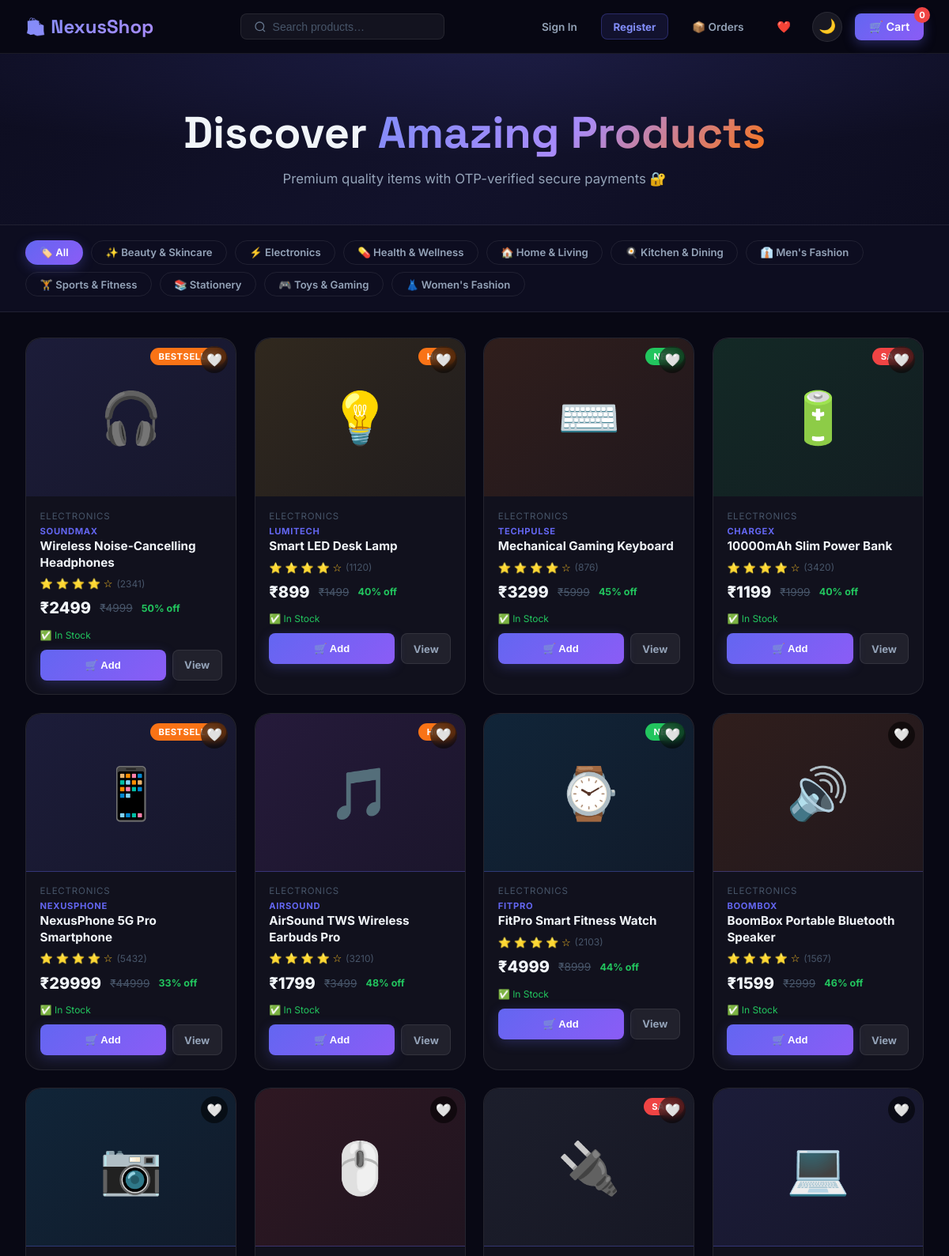
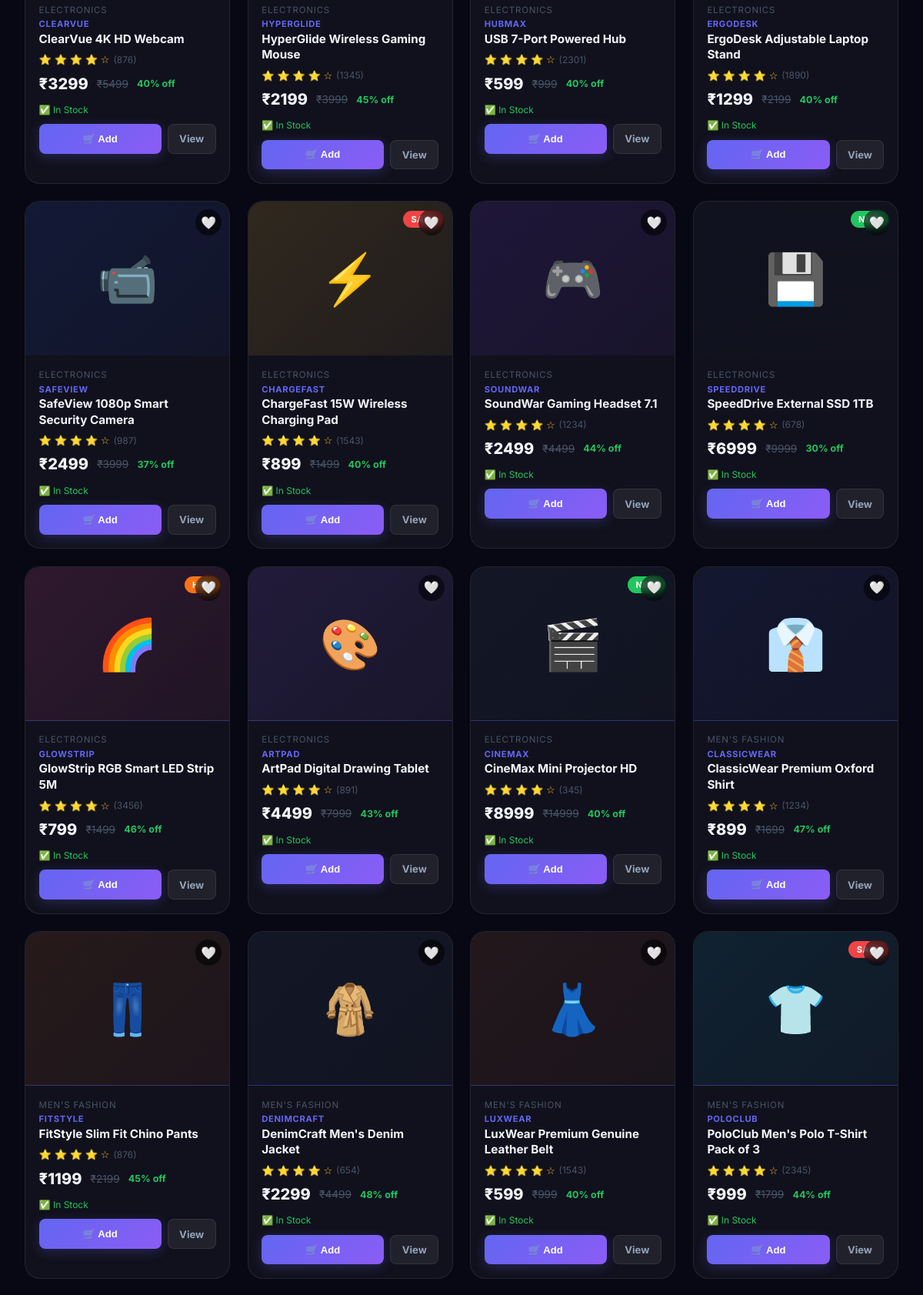
The page / (upper part) on the database its author committed (2 pictures, top to bottom).
### ecommerce-otp-payment/models.py (models this page shows, shortened)
class Product(db.Model):
    __tablename__ = "products"
    id=db.Column(db.Integer,primary_key=True)
    name=db.Column(db.String(120),nullable=False)
    brand=db.Column(db.String(60),default="NexusShop")
    category=db.Column(db.String(60),nullable=False)
    price=db.Column(db.Float,nullable=False)
    original_price=db.Column(db.Float)
    description=db.Column(db.Text)
    highlights=db.Column(db.Text)
    specs_json=db.Column(db.Text)
    image_url=db.Column(db.Text)
    images_json=db.Column(db.Text)
    image_emoji=db.Column(db.String(10),default="📦")
    image_color=db.Column(db.String(20),default="#6366f1")
    stock=db.Column(db.Integer,default=50)
    rating=db.Column(db.Float,default=4.5)
    reviews=db.Column(db.Integer,default=100)
    badge=db.Column(db.String(30))
    created_at=db.Column(db.DateTime,default=datetime.utcnow)

### ecommerce-otp-payment/app.py (the view)
@app.route("/")
def index():
    category = request.args.get("category", "All")
    search   = request.args.get("q", "")
    query    = Product.query
    if category != "All":
        query = query.filter_by(category=category)
    if search:
        query = query.filter(Product.name.ilike(f"%{search}%"))
    products   = query.all()
    categories = ["All"] + sorted(set(p.category for p in Product.query.all()))
    cart_count = sum(i["qty"] for i in get_cart().values())
    current_user = get_logged_in_user()
    return render_template("index.html",
                           products=products,
                           categories=categories,
                           active_category=category,
                           search=search,
                           cart_count=cart_count,
                           current_user=current_user)

### ecommerce-otp-payment/app.py (called while the page is built)
def get_cart():
    return session.get("cart", {})

def get_logged_in_user():
    uid = session.get("user_id")
    return User.query.get(uid) if uid else None

### ecommerce-otp-payment/templates/index.html (shortened to what this page needs)
{% extends "base.html" %}
{% block content %}
<section class="hero">
  <h1>Discover <span>Amazing Products</span></h1>
  <p>Premium quality items with OTP-verified secure payments 🔐</p>
</section>
<div class="category-tabs">
  {% for cat in categories %}
  <a href="/?category={{ cat | urlencode }}" class="cat-tab {% if cat == active_category %}active{% endif %}">
    {% if cat == 'All' %}🏷️{% elif cat == 'Electronics' %}⚡{% elif cat == "Men's Fashion" %}👔{% elif cat == "Women's Fashion" %}👗{% elif cat == 'Fashion' %}👗{% elif cat == 'Home & Living' %}🏠{% elif cat == 'Kitchen & Dining' %}🍳{% elif cat == 'Beauty & Skincare' %}✨{% elif cat == 'Sports & Fitness' %}🏋️{% elif cat == 'Health & Wellness' %}💊{% elif cat == 'Stationery' %}📚{% elif cat == 'Toys & Gaming' %}🎮{% else %}🛍️{% endif %}
    {{ cat }}
  </a>
  {% endfor %}
</div>
<div class="product-grid">
  {% if products %}
    {% for p in products %}
    <div class="product-card" id="product-{{ p.id }}">
      <div class="product-image-wrap">
        {% if p.image_url %}
        <div class="product-emoji-box" style="display:none;background:linear-gradient(135deg,{{ p.image_color }}22,{{ p.image_color }}11)">
          {{ p.image_emoji }}
        </div>
        {% else %}
        <div class="product-emoji-box" style="background:linear-gradient(135deg,{{ p.image_color }}22,{{ p.image_color }}11)">
          {{ p.image_emoji }}
        </div>
        {% endif %}
        {% if p.badge %}
        <span class="product-badge {% if p.badge=='Sale' %}sale{% elif p.badge=='New' %}new{% elif p.badge=='Eco' %}eco{% endif %}">
          {{ p.badge }}
        </span>
        {% endif %}
        <button class="card-wishlist-btn" data-pid="{{ p.id }}" onclick="toggleWishlistCard({{ p.id }}, this)" title="Wishlist">
          🤍
        </button>
      </div>
      <div class="product-info">
        <div class="product-category">{{ p.category }}</div>
        {% if p.brand %}<div class="product-brand-label">{{ p.brand }}</div>{% endif %}
        <a href="/product/{{ p.id }}" class="product-name-link">
          <div class="product-name">{{ p.name }}</div>
        </a>
        <div class="product-rating">
          <span class="stars">
            {% for i in range(5) %}
              {% if i < p.rating|int %}⭐{% else %}☆{% endif %}
            {% endfor %}
          </span>
          <span class="rating-count">({{ p.reviews }})</span>
        </div>
        <div class="product-price">
          <span class="price-current">₹{{ p.price|int }}</span>
          {% if p.original_price %}
          <span class="price-original">₹{{ p.original_price|int }}</span>
          <span class="price-discount">{{ ((1 - p.price/p.original_price)*100)|int }}% off</span>
          {% endif %}
        </div>
        <div class="stock-indicator {% if p.stock < 10 %}stock-low{% else %}stock-ok{% endif %}">
          {% if p.stock == 0 %}❌ Out of Stock
          {% elif p.stock < 10 %}⚠️ Only {{ p.stock }} left!
          {% else %}✅ In Stock{% endif %}
        </div>
        <div class="card-action-row">
          <button class="btn-add-cart" onclick="addToCart({{ p.id }}, this)"
            {% if p.stock == 0 %}disabled style="opacity:0.4"{% endif %}>
            {% if p.stock == 0 %}Out of Stock{% else %}🛒 Add{% endif %}
          </button>
          <a href="/product/{{ p.id }}" class="btn-view-detail">View</a>
        </div>
      </div>
    </div>
    {% endfor %}
  {% endif %}
</div>
{% endblock %}

### ecommerce-otp-payment/templates/base.html (shortened to what this page needs)
<!DOCTYPE html>
<html lang="en">
<head>
  <link rel="stylesheet" href="{{ url_for('static', filename='css/style.css') }}">
</head>
<body>
<nav class="navbar" id="navbar">
  <a href="/" class="nav-brand"><span>🛍️</span> NexusShop</a>
  <form class="nav-search" action="/" method="get" id="search-form">
    <svg width="16" height="16" fill="none" stroke="#64748b" stroke-width="2" viewBox="0 0 24 24"><circle cx="11" cy="11" r="8"/><path d="m21 21-4.35-4.35"/></svg>
    <input type="text" name="q" placeholder="Search products…" value="{{ request.args.get('q','') }}" autocomplete="off" id="search-input">
  </form>
  <div class="nav-actions">
    {% if session.get('user_id') %}
    <span style="color:var(--text-secondary);font-size:0.85rem;">👤 {{ session.get('user_name','') }}</span>
    <a href="/logout" style="color:var(--text-muted);font-size:0.83rem;font-weight:600;padding:0.45rem 0.9rem;border:1px solid var(--border);border-radius:8px;transition:all 0.2s;" onmouseover="this.style.borderColor='var(--accent)'" onmouseout="this.style.borderColor='var(--border)'">Sign Out</a>
    {% else %}
    <a href="/login" style="color:var(--text-secondary);font-size:0.85rem;font-weight:600;padding:0.45rem 0.9rem;border-radius:8px;transition:color 0.2s;" onmouseover="this.style.color='white'" onmouseout="this.style.color='var(--text-secondary)'">Sign In</a>
    <a href="/register" style="background:rgba(99,102,241,0.12);color:#818cf8;font-size:0.83rem;font-weight:700;padding:0.45rem 0.9rem;border:1px solid rgba(99,102,241,0.3);border-radius:8px;transition:all 0.2s;" onmouseover="this.style.background='rgba(99,102,241,0.2)'" onmouseout="this.style.background='rgba(99,102,241,0.12)'">Register</a>
    {% endif %}
    <a href="/orders" style="color:var(--text-secondary);font-size:0.85rem;font-weight:600;padding:0.45rem 0.9rem;border-radius:8px;transition:color 0.2s;" onmouseover="this.style.color='white'" onmouseout="this.style.color='var(--text-secondary)'">📦 Orders</a>
    <a href="/api/wishlist" class="wishlist-nav-btn" id="wl-nav-btn" title="Wishlist">
      ❤️ <span class="wl-badge" id="wl-count">0</span>
    </a>
    <button id="theme-toggle" onclick="toggleTheme()" class="theme-toggle-btn" title="Toggle Dark/Light mode">🌙</button>
    <a href="/cart" class="cart-btn" id="cart-btn">
      🛒 Cart
      <span class="cart-badge" id="cart-badge">{{ cart_count|default(0) }}</span>
    </a>
  </div>
</nav>
{% block content %}{% endblock %}
</body>
</html>

### rows shown on the page
Product: category "Beauty & Skincare"
Product: category "Electronics", image_emoji "🎧", badge "BESTSELLER", category "ELECTRONICS", brand "SOUNDMAX", name "Wireless Noise-Cancelling Headphones", reviews "2341", price "2499", original_price "4999", ((1-p.price/p.original_price)*100)|int "50", stock "✅ In Stock"
Product: category "Health & Wellness"
Product: category "Home & Living"
Product: category "Kitchen & Dining"
Product: category "Men's Fashion", image_emoji "👔", category "MEN'S FASHION", brand "CLASSICWEAR", name "ClassicWear Premium Oxford Shirt", reviews "1234", price "899", original_price "1699", ((1-p.price/p.original_price)*100)|int "47", stock "✅ In Stock"
Product: category "Sports & Fitness"
Product: category "Stationery"
Product: category "Toys & Gaming"
Product: category "Women's Fashion"
Product: image_emoji "💡", badge "HOT", category "ELECTRONICS", brand "LUMITECH", name "Smart LED Desk Lamp", reviews "1120", price "899", original_price "1499", ((1-p.price/p.original_price)*100)|int "40", stock "✅ In Stock"
Product: image_emoji "⌨️", badge "NEW", category "ELECTRONICS", brand "TECHPULSE", name "Mechanical Gaming Keyboard", reviews "876", price "3299", original_price "5999", ((1-p.price/p.original_price)*100)|int "45", stock "✅ In Stock"
Product: image_emoji "🔋", badge "SALE", category "ELECTRONICS", brand "CHARGEX", name "10000mAh Slim Power Bank", reviews "3420", price "1199", original_price "1999", ((1-p.price/p.original_price)*100)|int "40", stock "✅ In Stock"
Product: image_emoji "📱", badge "BESTSELLER", category "ELECTRONICS", brand "NEXUSPHONE", name "NexusPhone 5G Pro Smartphone", reviews "5432", price "29999", original_price "44999", ((1-p.price/p.original_price)*100)|int "33", stock "✅ In Stock"
Product: image_emoji "🎵", badge "HOT", category "ELECTRONICS", brand "AIRSOUND", name "AirSound TWS Wireless Earbuds Pro", reviews "3210", price "1799", original_price "3499", ((1-p.price/p.original_price)*100)|int "48", stock "✅ In Stock"
Product: image_emoji "⌚", badge "NEW", category "ELECTRONICS", brand "FITPRO", name "FitPro Smart Fitness Watch", reviews "2103", price "4999", original_price "8999", ((1-p.price/p.original_price)*100)|int "44", stock "✅ In Stock"
Product: image_emoji "🔊", category "ELECTRONICS", brand "BOOMBOX", name "BoomBox Portable Bluetooth Speaker", reviews "1567", price "1599", original_price "2999", ((1-p.price/p.original_price)*100)|int "46", stock "✅ In Stock"
Product: image_emoji "📷", category "ELECTRONICS", brand "CLEARVUE", name "ClearVue 4K HD Webcam", reviews "876", price "3299", original_price "5499", ((1-p.price/p.original_price)*100)|int "40", stock "✅ In Stock"
Product: image_emoji "🖱️", category "ELECTRONICS", brand "HYPERGLIDE", name "HyperGlide Wireless Gaming Mouse", reviews "1345", price "2199", original_price "3999", ((1-p.price/p.original_price)*100)|int "45", stock "✅ In Stock"
Product: image_emoji "🔌", badge "SALE", category "ELECTRONICS", brand "HUBMAX", name "USB 7-Port Powered Hub", reviews "2301", price "599", original_price "999", ((1-p.price/p.original_price)*100)|int "40", stock "✅ In Stock"
Product: image_emoji "💻", category "ELECTRONICS", brand "ERGODESK", name "ErgoDesk Adjustable Laptop Stand", reviews "1890", price "1299", original_price "2199", ((1-p.price/p.original_price)*100)|int "40", stock "✅ In Stock"
Product: image_emoji "📹", category "ELECTRONICS", brand "SAFEVIEW", name "SafeView 1080p Smart Security Camera", reviews "987", price "2499", original_price "3999", ((1-p.price/p.original_price)*100)|int "37", stock "✅ In Stock"
Product: image_emoji "⚡", badge "SALE", category "ELECTRONICS", brand "CHARGEFAST", name "ChargeFast 15W Wireless Charging Pad", reviews "1543", price "899", original_price "1499", ((1-p.price/p.original_price)*100)|int "40", stock "✅ In Stock"
Product: image_emoji "🎮", category "ELECTRONICS", brand "SOUNDWAR", name "SoundWar Gaming Headset 7.1", reviews "1234", price "2499", original_price "4499", ((1-p.price/p.original_price)*100)|int "44", stock "✅ In Stock"
Product: image_emoji "💾", badge "NEW", category "ELECTRONICS", brand "SPEEDDRIVE", name "SpeedDrive External SSD 1TB", reviews "678", price "6999", original_price "9999", ((1-p.price/p.original_price)*100)|int "30", stock "✅ In Stock"
Product: image_emoji "🌈", badge "HOT", category "ELECTRONICS", brand "GLOWSTRIP", name "GlowStrip RGB Smart LED Strip 5M", reviews "3456", price "799", original_price "1499", ((1-p.price/p.original_price)*100)|int "46", stock "✅ In Stock"
Product: image_emoji "🎨", category "ELECTRONICS", brand "ARTPAD", name "ArtPad Digital Drawing Tablet", reviews "891", price "4499", original_price "7999", ((1-p.price/p.original_price)*100)|int "43", stock "✅ In Stock"
Product: image_emoji "🎬", badge "NEW", category "ELECTRONICS", brand "CINEMAX", name "CineMax Mini Projector HD", reviews "345", price "8999", original_price "14999", ((1-p.price/p.original_price)*100)|int "40", stock "✅ In Stock"
Product: image_emoji "👖", category "MEN'S FASHION", brand "FITSTYLE", name "FitStyle Slim Fit Chino Pants", reviews "876", price "1199", original_price "2199", ((1-p.price/p.original_price)*100)|int "45", stock "✅ In Stock"
Product: image_emoji "🧥", category "MEN'S FASHION", brand "DENIMCRAFT", name "DenimCraft Men's Denim Jacket", reviews "654", price "2299", original_price "4499", ((1-p.price/p.original_price)*100)|int "48", stock "✅ In Stock"
Product: image_emoji "👗", category "MEN'S FASHION", brand "LUXWEAR", name "LuxWear Premium Genuine Leather Belt", reviews "1543", price "599", original_price "999", ((1-p.price/p.original_price)*100)|int "40", stock "✅ In Stock"
Product: image_emoji "👕", badge "SALE", category "MEN'S FASHION", brand "POLOCLUB", name "PoloClub Men's Polo T-Shirt Pack of 3", reviews "2345", price "999", original_price "1799", ((1-p.price/p.original_price)*100)|int "44", stock "✅ In Stock"

### other values the page prints
{{ cart_count|default(0) }} "0"
{{ cat }} "All"
